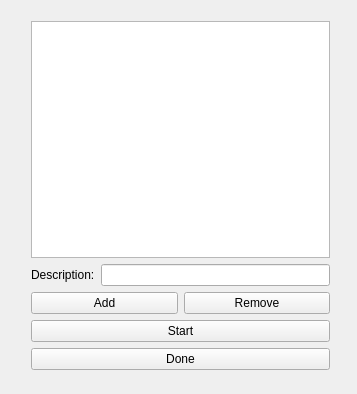
<?xml version="1.0" encoding="UTF-8"?>
<ui version="4.0">
 <class>ProgrammerGUIClass</class>
 <widget class="QWidget" name="ProgrammerGUIClass">
  <property name="geometry">
   <rect>
    <x>0</x>
    <y>0</y>
    <width>357</width>
    <height>394</height>
   </rect>
  </property>
  <property name="windowTitle">
   <string>ProgrammerGUI</string>
  </property>
  <widget class="QWidget" name="verticalLayoutWidget">
   <property name="geometry">
    <rect>
     <x>20</x>
     <y>10</y>
     <width>321</width>
     <height>371</height>
    </rect>
   </property>
   <layout class="QVBoxLayout" name="verticalLayout">
    <item>
     <widget class="QListWidget" name="tasksList"/>
    </item>
    <item>
     <layout class="QFormLayout" name="formLayout">
      <item row="0" column="1">
       <widget class="QLineEdit" name="descriptionInput"/>
      </item>
      <item row="0" column="0">
       <widget class="QLabel" name="label">
        <property name="text">
         <string>Description:</string>
        </property>
       </widget>
      </item>
     </layout>
    </item>
    <item>
     <layout class="QGridLayout" name="gridLayout">
      <item row="1" column="1">
       <widget class="QPushButton" name="removeButton">
        <property name="text">
         <string>Remove</string>
        </property>
       </widget>
      </item>
      <item row="1" column="0">
       <widget class="QPushButton" name="addButton">
        <property name="text">
         <string>Add</string>
        </property>
       </widget>
      </item>
     </layout>
    </item>
    <item>
     <widget class="QPushButton" name="startButton">
      <property name="text">
       <string>Start</string>
      </property>
     </widget>
    </item>
    <item>
     <widget class="QPushButton" name="doneButton">
      <property name="text">
       <string>Done</string>
      </property>
     </widget>
    </item>
   </layout>
  </widget>
 </widget>
 <layoutdefault spacing="6" margin="11"/>
 <resources>
  <include location="ProgrammerGUI.qrc"/>
 </resources>
 <connections/>
</ui>
